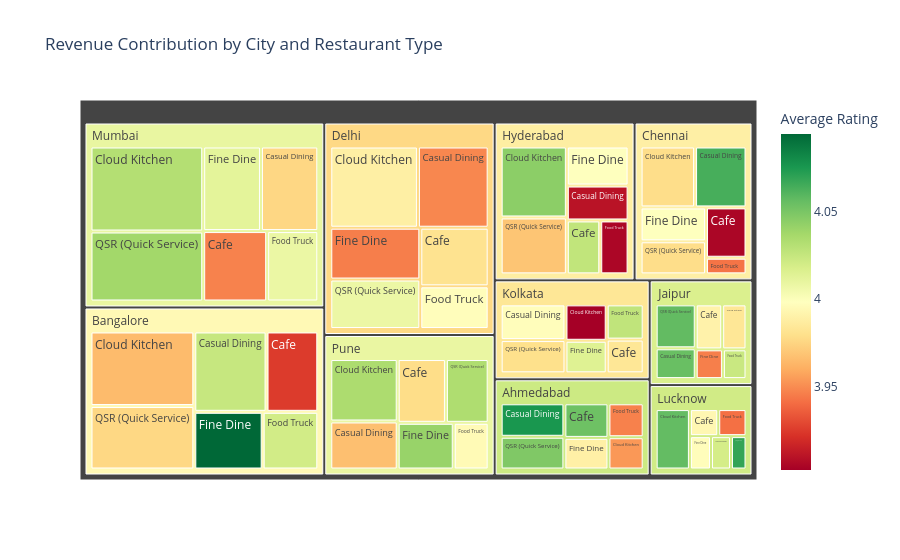

The cell this chart's notebook holds for it:
### Code cell
treemap_data = (
    df.groupby(["city", "restaurant_type"])
    .agg({
        "swiggy_estimated_monthly_revenue_inr": "sum",
        "average_rating_both_platforms": "mean"
    })
    .reset_index()
)

# Create treemap
fig8 = px.treemap(
    treemap_data,
    path=["city", "restaurant_type"],
    values="swiggy_estimated_monthly_revenue_inr",
    color="average_rating_both_platforms",
    color_continuous_scale="RdYlGn",
    title="Revenue Contribution by City and Restaurant Type",
    labels={
        "swiggy_estimated_monthly_revenue_inr": "Monthly Revenue (₹)",
        "average_rating_both_platforms": "Average Rating"
    }
)

fig8.update_layout(
    template="plotly_white"
)

fig8.show()

### Figure 1 — Plotly figure (JSON) as saved in the notebook; plotly's stock layout.template omitted (floating-point values rounded to 4 significant figures)
{"data": [{"branchvalues": "total", "customdata": [[4.054], [4.076], [3.954], [3.989], [3.947], [4.048], [3.925], [4.025], [3.965], [4.094], [4.02], [3.976], [3.905], [4.064], [3.979], [3.999], [3.943], [3.979], [3.981], [3.948], [3.988], [3.946], [3.997], [4.008], [4.027], [3.91], [4.045], [3.999], [3.905], [3.969], [3.99], [4.055], [3.983], [3.946], [4.024], [4.057], [3.983], [3.997], [3.902], [4.015], [4.027], [3.98], [3.994], [4.019], [4.057], [3.997], [3.942], [4.069], [3.947], [3.976], [4.031], [4.012], [4.009], [4.038], [3.978], [3.967], [4.034], [4.041], [3.995], [4.033], [4.022], [3.995], [3.989], [3.976], [3.988], [4.016], [3.983], [4.021], [4.009], [4.009]], "domain": {"x": [0, 1], "y": [0, 1]}, "hovertemplate": "labels=%{label}<br>Monthly Revenue (₹)=%{value}<br>parent=%{parent}<br>id=%{id}<br>Average Rating=%{color}<extra></extra>", "ids": ["Ahmedabad/Cafe", "Ahmedabad/Casual Dining", "Ahmedabad/Cloud Kitchen", "Ahmedabad/Fine Dine", "Ahmedabad/Food Truck", "Ahmedabad/QSR (Quick Service)", "Bangalore/Cafe", "Bangalore/Casual Dining", "Bangalore/Cloud Kitchen", "Bangalore/Fine Dine", "Bangalore/Food Truck", "Bangalore/QSR (Quick Service)", "Chennai/Cafe", "Chennai/Casual Dining", "Chennai/Cloud Kitchen", "Chennai/Fine Dine", "Chennai/Food Truck", "Chennai/QSR (Quick Service)", "Delhi/Cafe", "Delhi/Casual Dining", "Delhi/Cloud Kitchen", "Delhi/Fine Dine", "Delhi/Food Truck", "Delhi/QSR (Quick Service)", "Hyderabad/Cafe", "Hyderabad/Casual Dining", "Hyderabad/Cloud Kitchen", "Hyderabad/Fine Dine", "Hyderabad/Food Truck", "Hyderabad/QSR (Quick Service)", "Jaipur/Cafe", "Jaipur/Casual Dining", "Jaipur/Cloud Kitchen", "Jaipur/Fine Dine", "Jaipur/Food Truck", "Jaipur/QSR (Quick Service)", "Kolkata/Cafe", "Kolkata/Casual Dining", "Kolkata/Cloud Kitchen", "Kolkata/Fine Dine", "Kolkata/Food Truck", "Kolkata/QSR (Quick Service)", "Lucknow/Cafe", "Lucknow/Casual Dining", "Lucknow/Cloud Kitchen", "Lucknow/Fine Dine", "Lucknow/Food Truck", "Lucknow/QSR (Quick Service)", "Mumbai/Cafe", "Mumbai/Casual Dining", "Mumbai/Cloud Kitchen", "Mumbai/Fine Dine", "Mumbai/Food Truck", "Mumbai/QSR (Quick Service)", "Pune/Cafe", "Pune/Casual Dining", "Pune/Cloud Kitchen", "Pune/Fine Dine", "Pune/Food Truck", "Pune/QSR (Quick Service)", "Ahmedabad", "Bangalore", "Chennai", "Delhi", "Hyderabad", "Jaipur", "Kolkata", "Lucknow", "Mumbai", "Pune"], "labels": ["Cafe", "Casual Dining", "Cloud Kitchen", "Fine Dine", "Food Truck", "QSR (Quick Service)", "Cafe", "Casual Dining", "Cloud Kitchen", "Fine Dine", "Food Truck", "QSR (Quick Service)", "Cafe", "Casual Dining", "Cloud Kitchen", "Fine Dine", "Food Truck", "QSR (Quick Service)", "Cafe", "Casual Dining", "Cloud Kitchen", "Fine Dine", "Food Truck", "QSR (Quick Service)", "Cafe", "Casual Dining", "Cloud Kitchen", "Fine Dine", "Food Truck", "QSR (Quick Service)", "Cafe", "Casual Dining", "Cloud Kitchen", "Fine Dine", "Food Truck", "QSR (Quick Service)", "Cafe", "Casual Dining", "Cloud Kitchen", "Fine Dine", "Food Truck", "QSR (Quick Service)", "Cafe", "Casual Dining", "Cloud Kitchen", "Fine Dine", "Food Truck", "QSR (Quick Service)", "Cafe", "Casual Dining", "Cloud Kitchen", "Fine Dine", "Food Truck", "QSR (Quick Service)", "Cafe", "Casual Dining", "Cloud Kitchen", "Fine Dine", "Food Truck", "QSR (Quick Service)", "Ahmedabad", "Bangalore", "Chennai", "Delhi", "Hyderabad", "Jaipur", "Kolkata", "Lucknow", "Mumbai", "Pune"], "marker": {"coloraxis": "coloraxis", "colors": [4.054, 4.076, 3.954, 3.989, 3.947, 4.048, 3.925, 4.025, 3.965, 4.094, 4.02, 3.976, 3.905, 4.064, 3.979, 3.999, 3.943, 3.979, 3.981, 3.948, 3.988, 3.946, 3.997, 4.008, 4.027, 3.91, 4.045, 3.999, 3.905, 3.969, 3.99, 4.055, 3.983, 3.946, 4.024, 4.057, 3.983, 3.997, 3.902, 4.015, 4.027, 3.98, 3.994, 4.019, 4.057, 3.997, 3.942, 4.069, 3.947, 3.976, 4.031, 4.012, 4.009, 4.038, 3.978, 3.967, 4.034, 4.041, 3.995, 4.033, 4.022, 3.995, 3.989, 3.976, 3.988, 4.016, 3.983, 4.021, 4.009, 4.009]}, "name": "", "parents": ["Ahmedabad", "Ahmedabad", "Ahmedabad", "Ahmedabad", "Ahmedabad", "Ahmedabad", "Bangalore", "Bangalore", "Bangalore", "Bangalore", "Bangalore", "Bangalore", "Chennai", "Chennai", "Chennai", "Chennai", "Chennai", "Chennai", "Delhi", "Delhi", "Delhi", "Delhi", "Delhi", "Delhi", "Hyderabad", "Hyderabad", "Hyderabad", "Hyderabad", "Hyderabad", "Hyderabad", "Jaipur", "Jaipur", "Jaipur", "Jaipur", "Jaipur", "Jaipur", "Kolkata", "Kolkata", "Kolkata", "Kolkata", "Kolkata", "Kolkata", "Lucknow", "Lucknow", "Lucknow", "Lucknow", "Lucknow", "Lucknow", "Mumbai", "Mumbai", "Mumbai", "Mumbai", "Mumbai", "Mumbai", "Pune", "Pune", "Pune", "Pune", "Pune", "Pune", "", "", "", "", "", "", "", "", "", ""], "type": "treemap", "values": [3305000.0, 4625000.0, 2465000.0, 3018000.0, 2592000.0, 4520000.0, 7331000.0, 10240000.0, 13650000.0, 6957000.0, 5657000.0, 11620000.0, 3854000.0, 5924000.0, 6276000.0, 4195000.0, 1274000.0, 4094000.0, 6903000.0, 9902000.0, 12270000.0, 8042000.0, 5033000.0, 7679000.0, 3349000.0, 4003000.0, 8727000.0, 4482000.0, 2839000.0, 7002000.0, 2598000.0, 2693000.0, 2388000.0, 1764000.0, 1531000.0, 3843000.0, 2665000.0, 4953000.0, 3214000.0, 2871000.0, 2790000.0, 4611000.0, 1786000.0, 1556000.0, 4825000.0, 1639000.0, 1783000.0, 1207000.0, 7787000.0, 8384000.0, 16570000.0, 8446000.0, 6227000.0, 13630000.0, 5791000.0, 6095000.0, 7926000.0, 4925000.0, 3068000.0, 5131000.0, 20520000.0, 55450000.0, 25620000.0, 49830000.0, 30400000.0, 14820000.0, 21100000.0, 12800000.0, 61040000.0, 32940000.0]}], "layout": {"coloraxis": {"autocolorscale": false, "colorbar": {"title": {"text": "Average Rating"}}, "colorscale": [[0, "rgb(165,0,38)"], [0.1, "rgb(215,48,39)"], [0.2, "rgb(244,109,67)"], [0.3, "rgb(253,174,97)"], [0.4, "rgb(254,224,139)"], [0.5, "rgb(255,255,191)"], [0.6, "rgb(217,239,139)"], [0.7, "rgb(166,217,106)"], [0.8, "rgb(102,189,99)"], [0.9, "rgb(26,152,80)"], [1, "rgb(0,104,55)"]]}, "legend": {"tracegroupgap": 0}, "title": {"text": "Revenue Contribution by City and Restaurant Type"}}}
